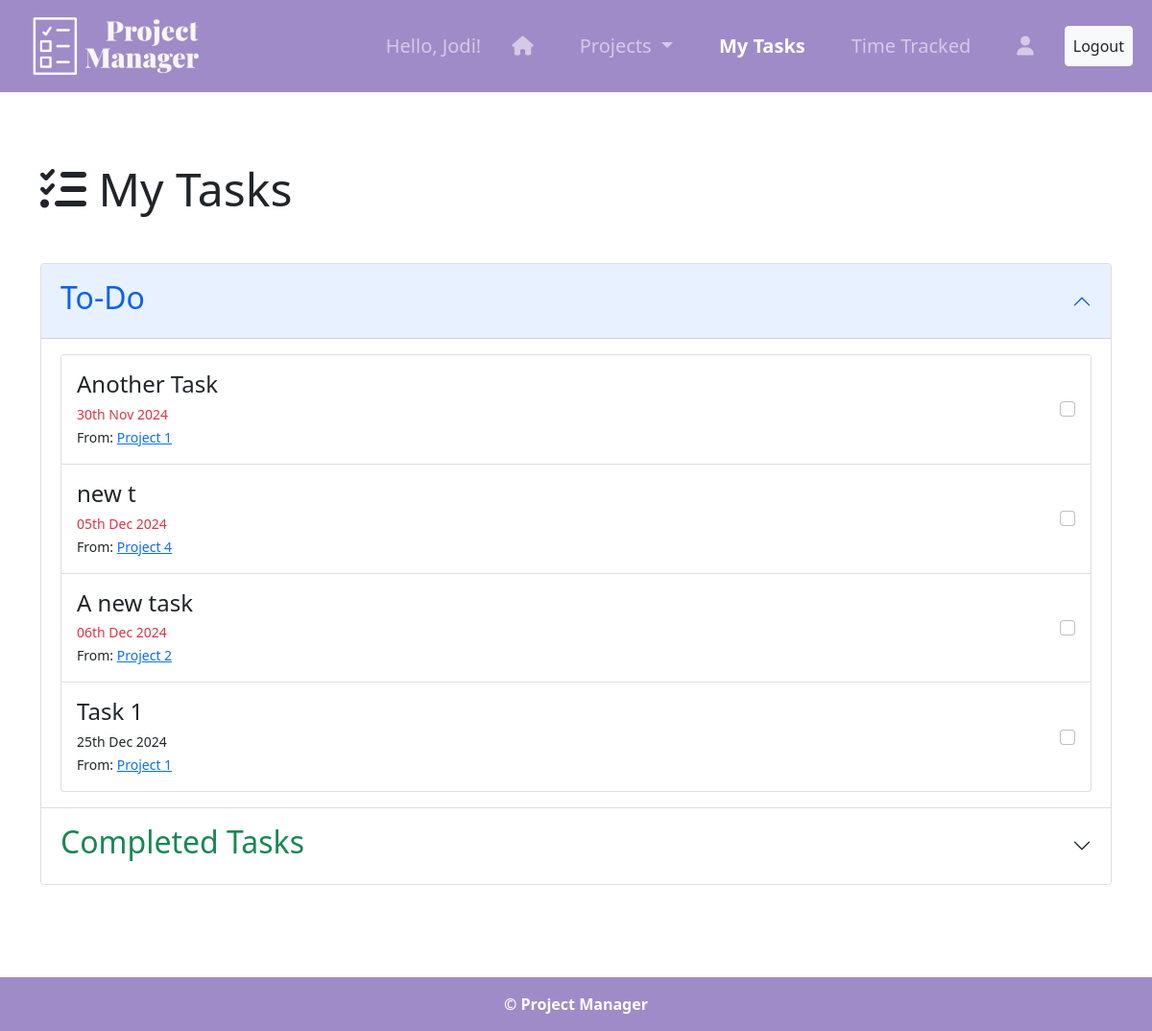
Page /tasks/ (signed in) on the committed database.
### tasks/models.py (models this page shows, shortened)
class Task(models.Model):
    name = models.CharField(max_length=200)
    due_date = models.DateField(default= date.today() + timedelta(1)) #default to today
    completed_date = models.DateField(null=True, blank=True) # allow null or blank as shouldnt be set initially
    assigned_to = models.ForeignKey(User, on_delete=models.SET_NULL, null=True)
    complete = models.BooleanField(default=False) #default to false
    project = models.ForeignKey(Project, on_delete=models.CASCADE, related_name='tasks')
    def is_overdue(self):
        return not self.complete and self.due_date < date.today()

### projects/models.py (models this page shows, shortened)
class Project(models.Model):
    STATUS_CHOICES = [
        ('Not Started', 'Not Started'),
        ('In Progress', 'In Progress'),
        ('Completed', 'Completed'),
    ]
    name = models.CharField(max_length=200)
    description = models.TextField()
    created_by = models.ForeignKey(User, on_delete=models.CASCADE)
    start_date = models.DateField(default=date.today) #default to today
    end_date = models.DateField(default= date.today() + timedelta(1)) #defult to tomorrow
    team_members = models.ManyToManyField(User, related_name='projects')
    status = models.CharField(max_length=50, choices=STATUS_CHOICES, default='Not Started') #default to not started

### tasks/views.py (the view, shortened to what this page needs)
# urls.py: path('', TaskListView.as_view(), name='task-home'),
class TaskListView(LoginRequiredMixin, ListView):
    model = Task
    context_object_name = 'tasks'
    ordering = ['due_date'] # Order tasks by due date
    def get_context_data(self, **kwargs):
        context = super().get_context_data(**kwargs)
        completed_tasks = Task.objects.filter(complete=True).order_by('due_date')
        incomplete_tasks = Task.objects.filter(complete=False).order_by('due_date')
        for task in incomplete_tasks:
            task.is_overdue = task.is_overdue()
        context['completed_tasks'] = completed_tasks
        context['incomplete_tasks'] = incomplete_tasks
        return context

### tasks/templates/tasks/task_list.html (shortened to what this page needs)
{% extends "projects/base.html" %}
{% block content %}
    <div class="container">
        <h2 class="display-5 my-5"><i class="fa-solid fa-list-check"></i> My Tasks</h2>
        <div class="accordion pb-5" id="taskAccordion">
            <div class="accordion-item">
                <h2 class="accordion-header" id="todoHeading">
                    <button class="accordion-button" type="button" data-bs-toggle="collapse" data-bs-target="#todo-section" aria-expanded="true" aria-controls="todo-section">
                        <h2>To-Do</h2>
                    </button>
                </h2>
                <div id="todo-section" class="accordion-collapse collapse show" aria-labelledby="todoHeading" data-bs-parent="#taskAccordion">
                    <div class="accordion-body">
                        <div class="list-group">
                            {% if incomplete_tasks %}
                                {% for task in incomplete_tasks %}
                                    <div class="list-group-item d-flex justify-content-between align-items-center py-3">
                                        <div>
                                            <h4 class="mb-1">{{ task.name }}</h4>
                                            <p class="mb-0"><small class="{% if task.is_overdue %}text-danger{% endif %}">{{ task.due_date|date:'dS M Y' }}</small></p>
                                            <p class="mb-0"><small>From: <a href="{% url 'project-detail' task.project.id %}">{{ task.project.name }}</a></small></p>
                                        </div>
                                        <form method="post" action="{% url 'task-home' %}">
                                            <input type="checkbox" name="complete" {% if task.complete %} checked {% endif %} onchange="this.form.submit();"  class="form-check-input">
                                        </form>
                                    </div>
                                {% endfor %}
                            {% else %}
                                <p class="text-muted">No tasks in your todo list!</p>
                            {% endif %}
                        </div>
                    </div>
                </div>
            </div>
            <div class="accordion-item">
                <h2 class="accordion-header" id="completedHeading">
                    <button class="accordion-button collapsed" type="button" data-bs-toggle="collapse" data-bs-target="#completed-section" aria-expanded="false" aria-controls="completed-section">
                        <h2 class="text-success">Completed Tasks</h2>
                    </button>
                </h2>
            </div>
        </div>
    </div>
{% endblock content %}

### projects/templates/projects/base.html (shortened to what this page needs)
<!DOCTYPE html>
<html lang="en">
<head>
    <link href="https://cdn.jsdelivr.net/npm/bootstrap@5.0.2/dist/css/bootstrap.min.css" rel="stylesheet">
    {% load static %}
    <link rel="stylesheet" href="{% static 'css/style.css' %}">
</head>
<body>
    <div class="col-md-12">
        <nav class="navbar navbar-expand-lg navbar-dark" id="menu">
            <div class="container-fluid">
                <a class="navbar-brand" href="{% url 'project-home' %}">
                    <img src="{% static 'images/logo.png' %}" alt="Logo" id="logo">
                </a>
                <div class="collapse navbar-collapse justify-content-end" id="navbarNavDropdown">
                    <ul class="navbar-nav">
                        {% if user.is_authenticated %}
                            <span class="navbar-text mx-2 fs-5">Hello, {{ user.first_name }}!</span>
                            <li class="nav-item mx-3">
                                <a class="nav-link fs-5 {% if request.resolver_match.url_name == 'project-home' %}active{% endif %}" href="{% url 'project-home' %}"><i class="fa-solid fa-house"></i></a>
                            </li>
                            <li class="nav-item dropdown">
                                <a class="nav-link dropdown-toggle mx-3 fs-5 {% if request.resolver_match.url_name == 'project-list' or request.resolver_match.url_name == 'project-create' %}active{% endif %}
                                " href="#" id="navbarDropdown" role="button" data-bs-toggle="dropdown" aria-expanded="false">
                                    Projects
                                </a>
                            </li>
                            <li class="nav-item mx-3">
                                <a class="nav-link fs-5 {% if request.resolver_match.url_name == 'task-home' %}active{% endif %}" href="{% url 'task-home' %}">My Tasks</a>
                            </li>
                            <li class="nav-item mx-3">
                                <a class="nav-link fs-5 {% if request.resolver_match.url_name == 'time-tracked' %}active{% endif %}" href="{% url 'time-tracked' %}">Time Tracked</a>
                            </li>
                            <li class="nav-item mx-3">
                                <a class="nav-link fs-5 {% if request.resolver_match.url_name == 'profile' %}active{% endif %}" href="{% url 'profile' %}"><i class="fa-solid fa-user"></i></a>
                            </li>
                            <form method="POST" action="{% url 'logout' %}" class="form-inline nav-item d-flex align-items-center">
                                <button type="submit" class="btn btn-logout nav-link btn-light text-dark mx-2">
                                    Logout
                                </button>
                            </form>
                        {% endif %}
                    </ul>
                </div>
            </div>
        </nav>
        <div class="container pt-4">
        </div>
        {% block content %}{% endblock %}
        <footer class="py-3 mt-5">
            <strong>&copy; Project Manager</strong>
        </footer>
    </div>
</body>
</html>

### static/css/style.css (style rules this page uses)
#menu { background-color: #9F8BC7; color: #ffffff; }
#logo { height: 70px; }
.navbar-nav .nav-link.active { font-weight: bold; }
footer { background-color: #9F8BC7; color: #ffffff; text-align: center; }

### rows in the picture
Task: name "Another Task", due_date "30th Nov 2024", project.name "Project 1"
Task: name "new t", due_date "05th Dec 2024", project.name "Project 4"
Task: name "A new task", due_date "06th Dec 2024", project.name "Project 2"
Task: name "Task 1", due_date "25th Dec 2024", project.name "Project 1"

### other values in the picture
{{ user.first_name }} "Jodi"
